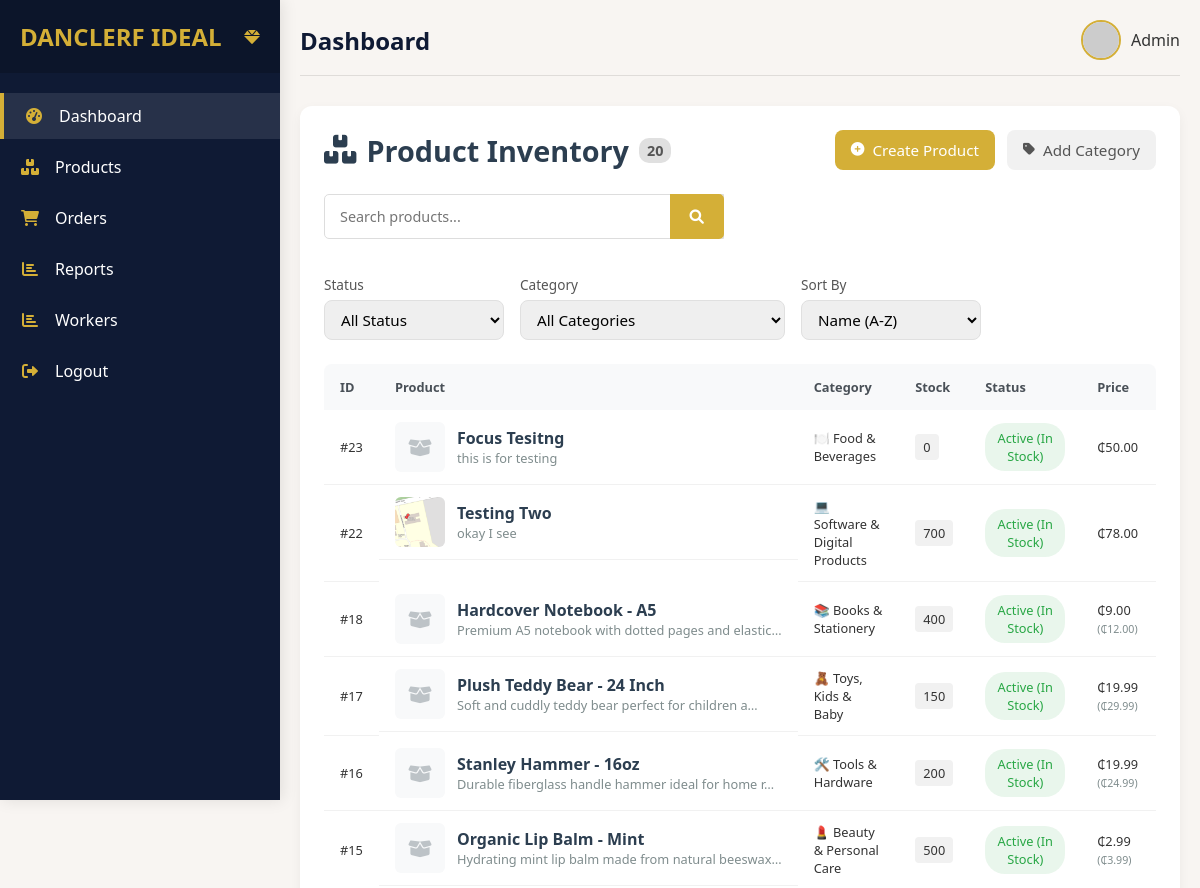
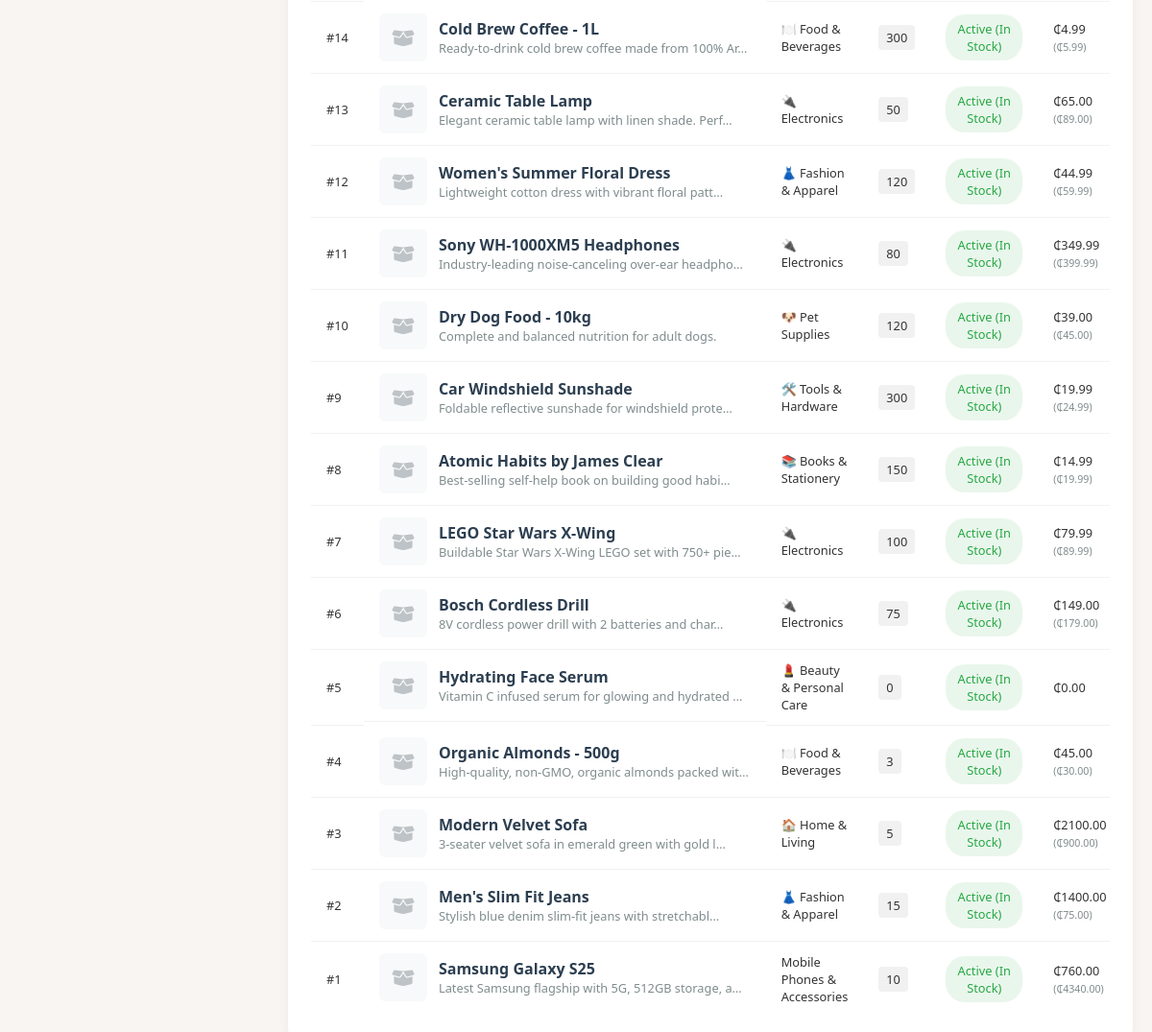
The app's page /products/ (signed in) with its own data (2 pictures, top to bottom).
### shop/models/products.py (models this page shows, shortened)
class Product(BaseModel):
    STATUS = [
        ('active', 'Active (In Stock)'),
        ('inactive', 'Out of Stock'),
    ]
    name = models.CharField(max_length=255)
    description = models.TextField(blank=True)
    category = models.ForeignKey(Category, on_delete=models.CASCADE, null=True, blank=True)
    status = models.CharField(max_length=100, choices=STATUS)
    image = models.ImageField(blank=True, null=True)
    stock_quantity = models.PositiveIntegerField(default=0)
    actual_price = models.DecimalField(max_digits=10, decimal_places=2, default=0.00)
    selling_price = models.DecimalField(max_digits=10, decimal_places=2, default=0.00)

class Category(BaseModel):
    name = models.CharField(max_length=100)
    def __str__(self):
        return self.name

### shop/views.py (the view, shortened to what this page needs)
# urls.py: path("products/", products, name="products"),
@login_required
def products(request):
    try:
        has_activated_account(request)
    except:
        pass
    product_form = ProductForm()
    category_form = CategoryForm()
    products = Product.objects.select_related("category").all()
    categories = Category.objects.all()
    status_filter = request.GET.get("status", "all")
    category_filter = request.GET.get("category", "")
    search_term = request.GET.get("search", "").lower()
    response_format = request.GET.get("format", "html")
    if status_filter != "all":
        products = products.filter(status=status_filter)
    if category_filter:
        products = products.filter(category_id=category_filter)
    if search_term:
        products = products.filter(name__icontains=search_term)
    context = {"products": products, "categories": categories, 'product_form':product_form, 'category_form':category_form}
    return render(request, "main/products.html", context)

### shop/forms.py
class CategoryForm(forms.ModelForm):
    class Meta:
        model = Category
        fields = ["name"]

### shop/models/activate_accounts.py (called while the page is built)
    @classmethod
    def load(cls):
        obj, created = cls.objects.get_or_create(pk=1)
        return obj

### shop/utils.py (called while the page is built, shortened)
def has_activated_account(request):
    pos_config = POS.load()
    return None

### templates/main/products.html (shortened to what this page needs)
{% extends 'main/base.html' %}
{% load static %}
{% block content %}
<div class="product-inventory-container">
    <div class="product-header">
        <h2 class="page-title">
            <i class="fas fa-boxes"></i> Product Inventory
            <span class="badge">{{ products.count }}</span>
        </h2>
        <div class="header-actions">
            <button id="createProductBtn" class="btn btn-primary">
                <i class="fas fa-plus-circle"></i> Create Product
            </button>
            <button id="createCategoryBtn" class="btn btn-secondary">
                <i class="fas fa-tag"></i> Add Category
            </button>
        </div>
    </div>
    <div class="filter-controls">
        <div class="search-control">
            <div class="search-box">
                <input type="text" id="productSearch" placeholder="Search products..." class="search-input">
                <button class="search-btn">
                    <i class="fas fa-search"></i>
                </button>
            </div>
        </div>
        <div class="filter-group">
            <div class="filter-item">
                <label for="statusFilter">Status</label>
                <select id="statusFilter" class="filter-select">
                    <option value="all">All Status</option>
                </select>
            </div>
            <div class="filter-item">
                <label for="categoryFilter">Category</label>
                <select id="categoryFilter" class="filter-select">
                    <option value="all">All Categories</option>
                </select>
            </div>
            <div class="filter-item">
                <label for="sortBy">Sort By</label>
                <select id="sortBy" class="filter-select">
                    <option value="name_asc">Name (A-Z)</option>
                </select>
            </div>
        </div>
    </div>
    <div class="product-table-container">
        <table class="product-table">
            <thead>
                <tr>
                    <th>ID</th>
                    <th>Product</th>
                    <th>Category</th>
                    <th>Stock</th>
                    <th>Status</th>
                    <th>Price</th>
                </tr>
            </thead>
            <tbody>
                {% for product in products %}
                <tr data-id="{{ product.id }}"
                    data-status="{{ product.status }}"
                    data-category="{{ product.category.id|default:'none' }}">
                    <td class="product-id">#{{ product.id }}</td>
                    <td class="product-info">
                        <div class="product-image">
                            {% if product.image %}
                            <img src="{{ product.image.url }}" alt="{{ product.name }}">
                            {% else %}
                            <div class="no-image">
                                <i class="fas fa-box-open"></i>
                            </div>
                            {% endif %}
                        </div>
                        <div class="product-details">
                            <h4>{{ product.name }}</h4>
                            <p class="text-muted truncate">{{ product.description|truncatechars:50 }}</p>
                        </div>
                    </td>
                    <td class="product-category">
                        {{ product.category.name|default:"-" }}
                    </td>
                    <td class="product-stock">
                        <span class="stock-badge">{{ product.stock_quantity }}</span>
                    </td>
                    <td class="product-status">
                        <span class="status-badge {% if product.status == 'active' %}in-stock{% else %}out-of-stock{% endif %}">
                            {{ product.get_status_display }}
                        </span>
                    </td>
                    <td class="product-price">
                        ₵{{ product.selling_price }}
                        {% if product.actual_price %}
                        <small class="text-muted">(₵{{ product.actual_price }})</small>
                        {% endif %}
                    </td>
                </tr>
                {% endfor %}
            </tbody>
        </table>
    </div>
</div>
{% endblock content %}

### templates/main/base.html (style rules this page uses)
:root { --primary: #0F1A34; --secondary: #D4AF37; --bg: #F8F5F2; --accent: #800020; --success: #028A0F; --text: #333333; --sidebar-width: 280px; }
* { margin: 0; padding: 0; box-sizing: border-box; font-family: 'Segoe UI', Tahoma, Geneva, Verdana, sans-serif; }
body { background-color: var(--bg); color: var(--text); display: flex; min-height: 100vh; overflow-x: hidden; position: relative; }
table { width: 100%; border-collapse: collapse; min-width: 600px; }
table th { text-align: left; padding: 12px 15px; background: var(--bg); color: var(--primary); font-weight: 600; font-size: clamp(0.8rem, 1vw, 0.9rem); }
table td { padding: 12px 15px; border-bottom: 1px solid #eee; font-size: clamp(0.8rem, 1vw, 0.9rem); }
table tr:last-child td { border-bottom: none; }
.search-box { display: flex; margin-bottom: 20px; }
.search-box input { flex: 1; padding: 12px 15px; border: 1px solid #ddd; border-radius: 5px 0 0 5px; outline: none; font-size: clamp(0.9rem, 1vw, 1rem); min-width: 0; }
.search-box button { background: var(--secondary); color: white; border: none; padding: 0 20px; border-radius: 0 5px 5px 0; cursor: pointer; transition: background 0.3s; font-size: clamp(0.9rem, 1vw, 1rem); }
.btn { padding: 10px 20px; border-radius: 4px; font-weight: 500; cursor: pointer; transition: all 0.2s; border: none; }
.btn-primary { background-color: var(--secondary); color: white; }
.btn-secondary { background-color: #f0f0f0; color: #333; }

### records on screen
Product: id "23", name "Focus Tesitng", description "this is for testing", category.name "🍽️ Food & Beverages", stock_quantity "0", status "Active (In Stock)", selling_price "50.00"
Product: id "22", image (picture), name "Testing Two", description "okay I see", category.name "💻 Software & Digital Products", stock_quantity "700", status "Active (In Stock)", selling_price "78.00"
Product: id "18", name "Hardcover Notebook - A5", description "Premium A5 notebook with dotted pages and elastic…", category.name "📚 Books & Stationery", stock_quantity "400", status "Active (In Stock)", selling_price "9.00", actual_price "12.00"
Product: id "17", name "Plush Teddy Bear - 24 Inch", description "Soft and cuddly teddy bear perfect for children a…", category.name "🧸 Toys, Kids & Baby", stock_quantity "150", status "Active (In Stock)", selling_price "19.99", actual_price "29.99"
Product: id "16", name "Stanley Hammer - 16oz", description "Durable fiberglass handle hammer ideal for home r…", category.name "🛠️ Tools & Hardware", stock_quantity "200", status "Active (In Stock)", selling_price "19.99", actual_price "24.99"
Product: id "15", name "Organic Lip Balm - Mint", description "Hydrating mint lip balm made from natural beeswax…", category.name "💄 Beauty & Personal Care", stock_quantity "500", status "Active (In Stock)", selling_price "2.99", actual_price "3.99"
Product: id "14", name "Cold Brew Coffee - 1L", description "Ready-to-drink cold brew coffee made from 100% Ar…", category.name "🍽️ Food & Beverages", stock_quantity "300", status "Active (In Stock)", selling_price "4.99", actual_price "5.99"
Product: id "13", name "Ceramic Table Lamp", description "Elegant ceramic table lamp with linen shade. Perf…", category.name "🔌 Electronics", stock_quantity "50", status "Active (In Stock)", selling_price "65.00", actual_price "89.00"
Product: id "12", name "Women's Summer Floral Dress", description "Lightweight cotton dress with vibrant floral patt…", category.name "👗 Fashion & Apparel", stock_quantity "120", status "Active (In Stock)", selling_price "44.99", actual_price "59.99"
Product: id "11", name "Sony WH-1000XM5 Headphones", description "Industry-leading noise-canceling over-ear headpho…", category.name "🔌 Electronics", stock_quantity "80", status "Active (In Stock)", selling_price "349.99", actual_price "399.99"
Product: id "10", name "Dry Dog Food - 10kg", description "Complete and balanced nutrition for adult dogs.", category.name "🐶 Pet Supplies", stock_quantity "120", status "Active (In Stock)", selling_price "39.00", actual_price "45.00"
Product: id "9", name "Car Windshield Sunshade", description "Foldable reflective sunshade for windshield prote…", category.name "🛠️ Tools & Hardware", stock_quantity "300", status "Active (In Stock)", selling_price "19.99", actual_price "24.99"
Product: id "8", name "Atomic Habits by James Clear", description "Best-selling self-help book on building good habi…", category.name "📚 Books & Stationery", stock_quantity "150", status "Active (In Stock)", selling_price "14.99", actual_price "19.99"
Product: id "7", name "LEGO Star Wars X-Wing", description "Buildable Star Wars X-Wing LEGO set with 750+ pie…", category.name "🔌 Electronics", stock_quantity "100", status "Active (In Stock)", selling_price "79.99", actual_price "89.99"
Product: id "6", name "Bosch Cordless Drill", description "8V cordless power drill with 2 batteries and char…", category.name "🔌 Electronics", stock_quantity "75", status "Active (In Stock)", selling_price "149.00", actual_price "179.00"
Product: id "5", name "Hydrating Face Serum", description "Vitamin C infused serum for glowing and hydrated …", category.name "💄 Beauty & Personal Care", stock_quantity "0", status "Active (In Stock)", selling_price "0.00"
Product: id "4", name "Organic Almonds - 500g", description "High-quality, non-GMO, organic almonds packed wit…", category.name "🍽️ Food & Beverages", stock_quantity "3", status "Active (In Stock)", selling_price "45.00", actual_price "30.00"
Product: id "3", name "Modern Velvet Sofa", description "3-seater velvet sofa in emerald green with gold l…", category.name "🏠 Home & Living", stock_quantity "5", status "Active (In Stock)", selling_price "2100.00", actual_price "900.00"
Product: id "2", name "Men's Slim Fit Jeans", description "Stylish blue denim slim-fit jeans with stretchabl…", category.name "👗 Fashion & Apparel", stock_quantity "15", status "Active (In Stock)", selling_price "1400.00", actual_price "75.00"
Product: id "1", name "Samsung Galaxy S25", description "Latest Samsung flagship with 5G, 512GB storage, a…", category.name "Mobile Phones & Accessories", stock_quantity "10", status "Active (In Stock)", selling_price "760.00", actual_price "4340.00"

### other values on screen
{{ products.count }} "20"
